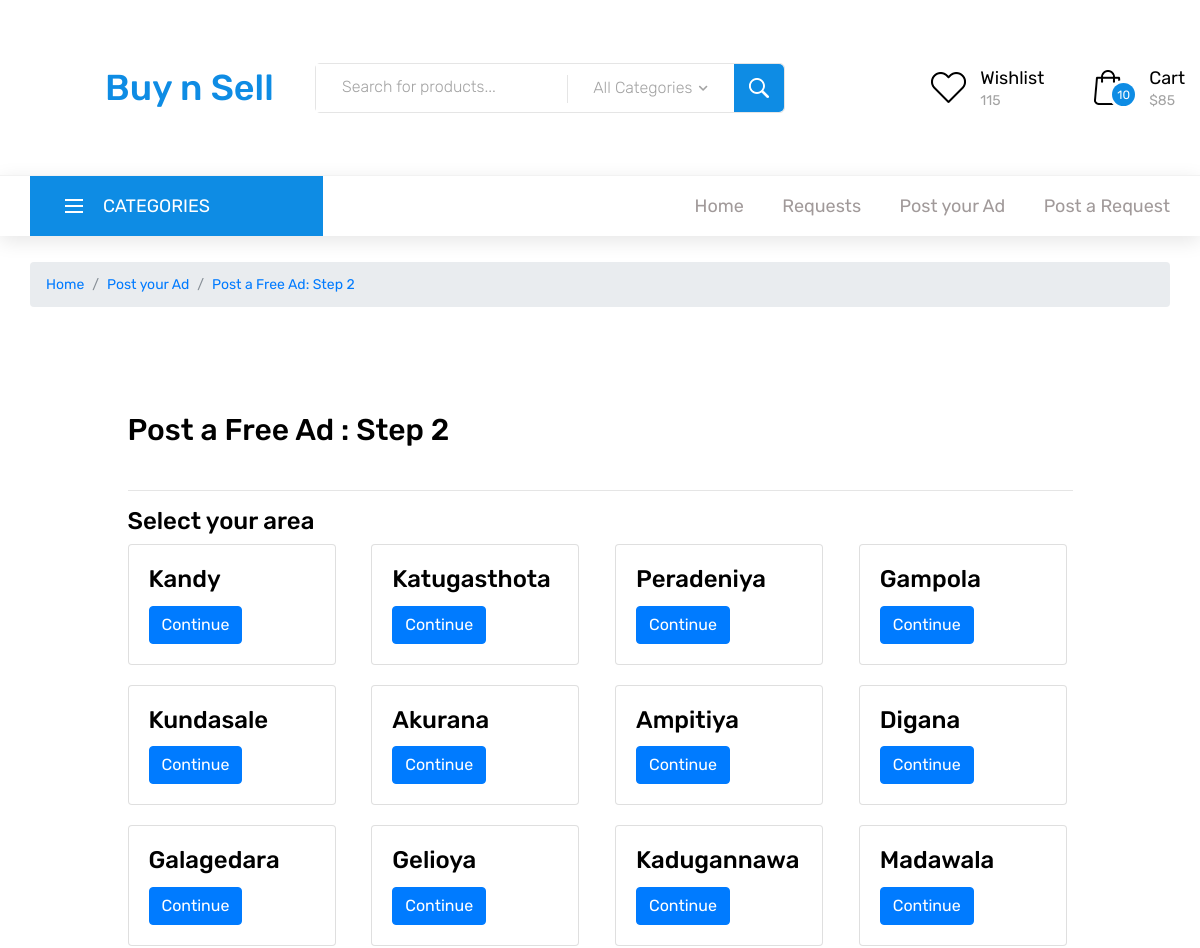
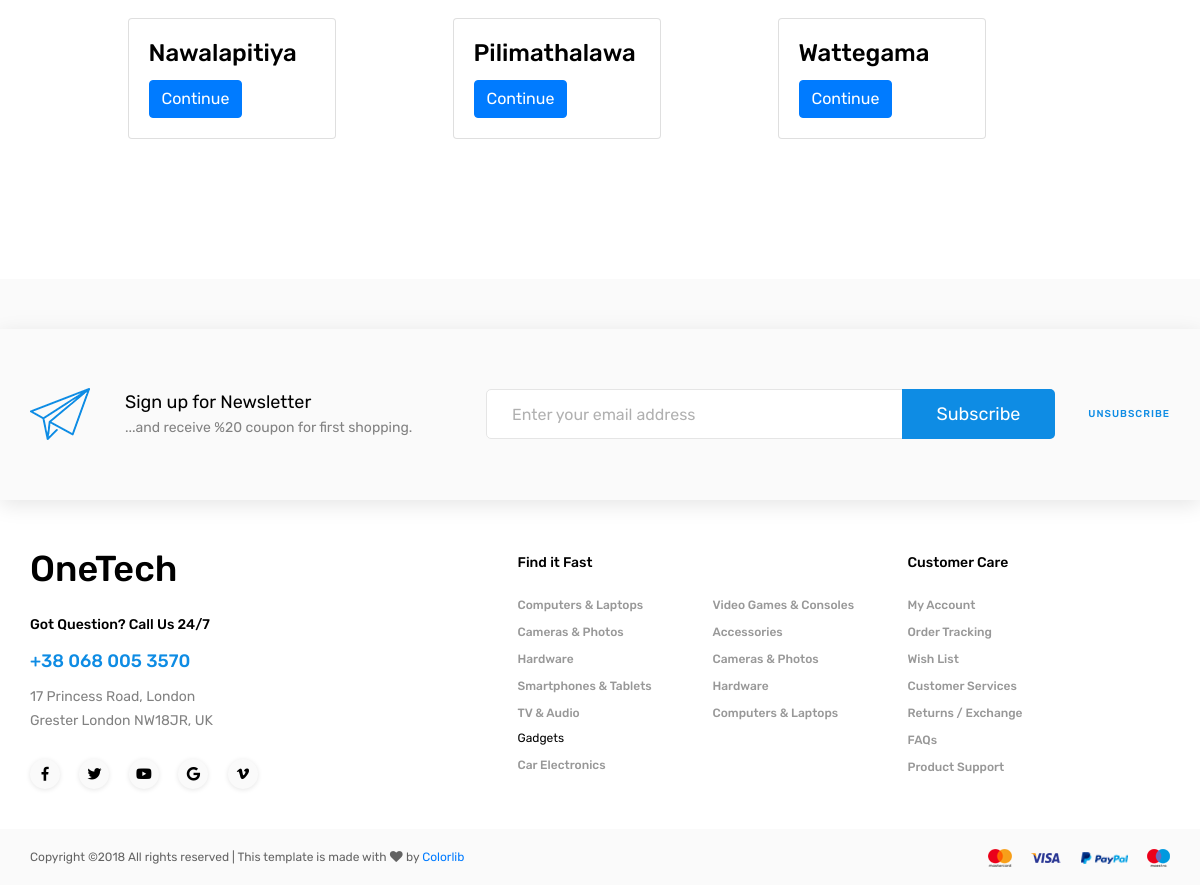
Page /postAdStep2.php?district=Kandy (signed in) on the committed database (2 pictures, top to bottom).
### tables this page shows
CREATE TABLE `locations` (
  `id` int(11) NOT NULL,
  `district` varchar(150) DEFAULT NULL,
  `area` varchar(150) DEFAULT NULL,
  `gmaps` varchar(500) DEFAULT NULL
);

### API/getLocations.php (called while the page is built, shortened)
<?php
function getLocationsOfDistrict($district){
  require('db/dbconn.php');
  $sql_locations = "SELECT * FROM locations WHERE district = '$district'";
  $result_locations = $conn->query($sql_locations);
  if ($result_locations->num_rows > 0) {
      return $result_locations;
  }
}
 ?>

### postAdStep2.php (the view, shortened to what this page needs)
<?php
require('API/getLocations.php');
$district = $_GET["district"];
?>
<!DOCTYPE html>
<html lang="en">
<head>
<link rel="stylesheet" type="text/css" href="styles/bootstrap4/bootstrap.min.css">
<link href="plugins/fontawesome-free-5.0.1/css/fontawesome-all.css" rel="stylesheet" type="text/css">
<link rel="stylesheet" type="text/css" href="styles/contact_styles.css">
<link rel="stylesheet" type="text/css" href="styles/contact_responsive.css">
</head>
<body>
<div class="super_container">
	<header class="header">
		<div class="header_main">
			<div class="container-fluid">
				<div class="row">
					<div class="col-lg-3 col-sm-6 col-3 order-1">
						<div class="logo_container">
							<div class="logo" style="padding-left: 90px"><a href="index.html">Buy n Sell</a></div>
						</div>
					</div>
					<div class="col-lg-5 col-12 order-lg-2 order-3 text-lg-left text-right">
						<div class="header_search">
							<div class="header_search_content">
								<div class="header_search_form_container">
									<form action="#" class="header_search_form clearfix">
										<input type="search" required="required" class="header_search_input" placeholder="Search for products...">
										<div class="custom_dropdown">
											<div class="custom_dropdown_list">
												<span class="custom_dropdown_placeholder clc">All Categories</span>
												<i class="fas fa-chevron-down"></i>
											</div>
										</div>
										<button type="submit" class="header_search_button trans_300" value="Submit"><img src="images/search.png" alt=""></button>
									</form>
								</div>
							</div>
						</div>
					</div>
					<div class="col-lg-4 col-9 order-lg-3 order-2 text-lg-left text-right">
						<div class="wishlist_cart d-flex flex-row align-items-center justify-content-end">
							<div class="wishlist d-flex flex-row align-items-center justify-content-end">
								<div class="wishlist_icon"><img src="images/heart.png" alt=""></div>
								<div class="wishlist_content">
									<div class="wishlist_text"><a href="wishlist.html">Wishlist</a></div>
									<div class="wishlist_count">115</div>
								</div>
							</div>
							<div class="cart">
								<div class="cart_container d-flex flex-row align-items-center justify-content-end">
									<div class="cart_icon">
										<img src="images/cart.png" alt="">
										<div class="cart_count"><span>10</span></div>
									</div>
									<div class="cart_content">
										<div class="cart_text"><a href="cart.html">Cart</a></div>
										<div class="cart_price">$85</div>
									</div>
								</div>
							</div>
						</div>
					</div>
				</div>
			</div>
		</div>
		<nav class="main_nav">
			<div class="container">
				<div class="row">
					<div class="col">
						<div class="main_nav_content d-flex flex-row">
							<div class="cat_menu_container">
								<div class="cat_menu_title d-flex flex-row align-items-center justify-content-start">
									<div class="cat_burger"><span></span><span></span><span></span></div>
									<div class="cat_menu_text">categories</div>
								</div>
							</div>
							<div class="main_nav_menu ml-auto">
								<ul class="standard_dropdown main_nav_dropdown">
									<li><a href="index.html">Home<i class="fas fa-chevron-down"></i></a></li>
									<li><a href="requestList.html">Requests<i class="fas fa-chevron-down"></i></a></li>
									<li><a href="postAdStep1.html">Post your Ad<i class="fas fa-chevron-down"></i></a></li>
									<li><a href="postRequest.html">Post a Request<i class="fas fa-chevron-down"></i></a></li>
								</ul>
							</div>
						</div>
					</div>
				</div>
			</div>
		</nav>
		<div class="page_menu">
			<div class="container">
				<div class="row">
					<div class="col">
					</div>
				</div>
			</div>
		</div>
	</header>
  <div class="container" style="margin-top: 25px">
    <nav aria-label="breadcrumb">
      <ol class="breadcrumb">
        <li class="breadcrumb-item"><a href="index.html">Home</a></li>
        <li class="breadcrumb-item"><a href="postAdStep1.html">Post your Ad</a></li>
				<li class="breadcrumb-item"><a href="postAdStep2.html">Post a Free Ad: Step 2</a></li>
      </ol>
    </nav>
  </div>
	<div class="contact_form">
		<div class="container">
			<div class="row">
				<div class="col-lg-10 offset-lg-1">
					<div class="contact_form_container">
						<div class="contact_form_title">Post a Free Ad : Step 2</div>
							<hr>
							<h3>Select your area</h3>
							<div class="row">
			<?php
								$result_locations = getLocationsOfDistrict($district);
								while($row_locations = $result_locations->fetch_assoc()) {
									?>
									<div class="col" style="margin-bottom : 20px;">
										<div class="card" style="width: 13rem;">
											<div class="card-body">
												<h3 class="card-title"><?php echo $row_locations["area"]; ?></h3>
												<a href="postAdStep3.php?area=<?php echo $row_locations["id"]; ?>" class="btn btn-primary">Continue</a>
											</div>
										</div>
									</div>
								<?php
								}
							?>
            			</div>
					</div>
				</div>
			</div>
		</div>
		<div class="panel"></div>
	</div>
	<div class="newsletter">
		<div class="container">
			<div class="row">
				<div class="col">
					<div class="newsletter_container d-flex flex-lg-row flex-column align-items-lg-center align-items-center justify-content-lg-start justify-content-center">
						<div class="newsletter_title_container">
							<div class="newsletter_icon"><img src="images/send.png" alt=""></div>
							<div class="newsletter_title">Sign up for Newsletter</div>
							<div class="newsletter_text"><p>...and receive %20 coupon for first shopping.</p></div>
						</div>
						<div class="newsletter_content clearfix">
							<form action="#" class="newsletter_form">
								<input type="email" class="newsletter_input" required="required" placeholder="Enter your email address">
								<button class="newsletter_button">Subscribe</button>
							</form>
							<div class="newsletter_unsubscribe_link"><a href="#">unsubscribe</a></div>
						</div>
					</div>
				</div>
			</div>
		</div>
	</div>
	<footer class="footer">
		<div class="container">
			<div class="row">
				<div class="col-lg-3 footer_col">
					<div class="footer_column footer_contact">
						<div class="logo_container">
							<div class="logo"><a href="#">OneTech</a></div>
						</div>
						<div class="footer_title">Got Question? Call Us 24/7</div>
						<div class="footer_phone">+38 068 005 3570</div>
						<div class="footer_contact_text">
							<p>17 Princess Road, London</p>
							<p>Grester London NW18JR, UK</p>
						</div>
						<div class="footer_social">
							<ul>
								<li><a href="#"><i class="fab fa-facebook-f"></i></a></li>
								<li><a href="#"><i class="fab fa-twitter"></i></a></li>
								<li><a href="#"><i class="fab fa-youtube"></i></a></li>
								<li><a href="#"><i class="fab fa-google"></i></a></li>
								<li><a href="#"><i class="fab fa-vimeo-v"></i></a></li>
							</ul>
						</div>
					</div>
				</div>
				<div class="col-lg-2 offset-lg-2">
					<div class="footer_column">
						<div class="footer_title">Find it Fast</div>
						<ul class="footer_list">
							<li><a href="#">Computers & Laptops</a></li>
							<li><a href="#">Cameras & Photos</a></li>
							<li><a href="#">Hardware</a></li>
							<li><a href="#">Smartphones & Tablets</a></li>
							<li><a href="#">TV & Audio</a></li>
						</ul>
						<div class="footer_subtitle">Gadgets</div>
						<ul class="footer_list">
							<li><a href="#">Car Electronics</a></li>
						</ul>
					</div>
				</div>
				<div class="col-lg-2">
					<div class="footer_column">
						<ul class="footer_list footer_list_2">
							<li><a href="#">Video Games & Consoles</a></li>
							<li><a href="#">Accessories</a></li>
							<li><a href="#">Cameras & Photos</a></li>
							<li><a href="#">Hardware</a></li>
							<li><a href="#">Computers & Laptops</a></li>
						</ul>
					</div>
				</div>
				<div class="col-lg-2">
					<div class="footer_column">
						<div class="footer_title">Customer Care</div>
						<ul class="footer_list">
							<li><a href="#">My Account</a></li>
							<li><a href="#">Order Tracking</a></li>
							<li><a href="#">Wish List</a></li>
							<li><a href="#">Customer Services</a></li>
							<li><a href="#">Returns / Exchange</a></li>
							<li><a href="#">FAQs</a></li>
							<li><a href="#">Product Support</a></li>
						</ul>
					</div>
				</div>
			</div>
		</div>
	</footer>
	<div class="copyright">
		<div class="container">
			<div class="row">
				<div class="col">
					<div class="copyright_container d-flex flex-sm-row flex-column align-items-center justify-content-start">
						<div class="copyright_content">
Copyright &copy;<script>document.write(new Date().getFullYear());</script> All rights reserved | This template is made with <i class="fa fa-heart" aria-hidden="true"></i> by <a href="https://colorlib.com" target="_blank">Colorlib</a>
</div>
						<div class="logos ml-sm-auto">
							<ul class="logos_list">
								<li><a href="#"><img src="images/logos_1.png" alt=""></a></li>
								<li><a href="#"><img src="images/logos_2.png" alt=""></a></li>
								<li><a href="#"><img src="images/logos_3.png" alt=""></a></li>
								<li><a href="#"><img src="images/logos_4.png" alt=""></a></li>
							</ul>
						</div>
					</div>
				</div>
			</div>
		</div>
	</div>
</div>
</body>
</html>

### rows in the picture
locations: area "Kandy"
locations: area "Katugasthota"
locations: area "Peradeniya"
locations: area "Gampola"
locations: area "Kundasale"
locations: area "Akurana"
locations: area "Ampitiya"
locations: area "Digana"
locations: area "Galagedara"
locations: area "Gelioya"
locations: area "Kadugannawa"
locations: area "Madawala"
locations: area "Nawalapitiya"
locations: area "Pilimathalawa"
locations: area "Wattegama"
